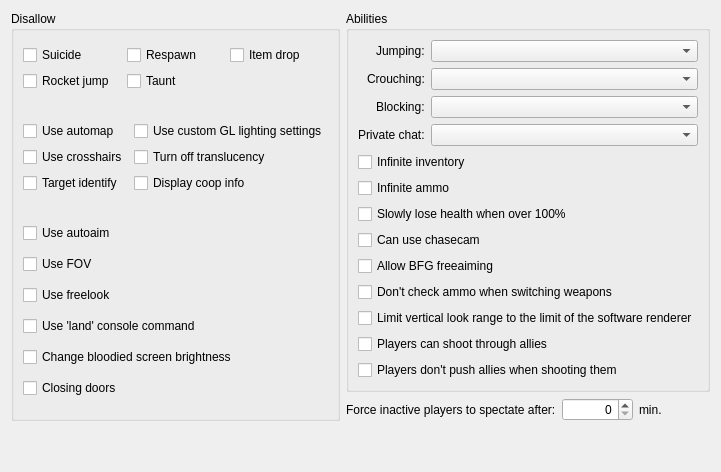
     <widget class="QWidget" name="tabPlayers">
      <attribute name="title">
       <string>Players</string>
      </attribute>
      <layout class="QVBoxLayout" name="verticalLayout_25">
       <item>
        <layout class="QHBoxLayout" name="horizontalLayout_2">
         <item>
          <widget class="QGroupBox" name="groupBox_3">
           <property name="title">
            <string>Disallow</string>
           </property>
           <layout class="QVBoxLayout" name="verticalLayout_5">
            <item>
             <layout class="QGridLayout" name="gridLayout_4">
              <item row="0" column="0">
               <widget class="QCheckBox" name="cbNoSuicide">
                <property name="text">
                 <string>Suicide</string>
                </property>
               </widget>
              </item>
              <item row="0" column="1">
               <widget class="QCheckBox" name="cbNoRespawn">
                <property name="text">
                 <string>Respawn</string>
                </property>
               </widget>
              </item>
              <item row="1" column="0">
               <widget class="QCheckBox" name="cbNoRocketJump">
                <property name="toolTip">
                 <string>&lt;html&gt;&lt;head/&gt;&lt;body&gt;&lt;p align=&quot;justify&quot;&gt;P_RadiusAttack doesn't give players any z-momentum if the attack was made by a player. This essentially disables rocket jumping.&lt;/p&gt;&lt;/body&gt;&lt;/html&gt;</string>
                </property>
                <property name="text">
                 <string>Rocket jump</string>
                </property>
               </widget>
              </item>
              <item row="1" column="1">
               <widget class="QCheckBox" name="cbNoTaunt">
                <property name="text">
                 <string>Taunt</string>
                </property>
               </widget>
              </item>
              <item row="0" column="2">
               <widget class="QCheckBox" name="cbNoItemDrop">
                <property name="text">
                 <string>Item drop</string>
                </property>
               </widget>
              </item>
             </layout>
            </item>
            <item>
             <widget class="QWidget" name="widget_5" native="true">
              <property name="minimumSize">
               <size>
                <width>0</width>
                <height>8</height>
               </size>
              </property>
              <property name="maximumSize">
               <size>
                <width>16777215</width>
                <height>8</height>
               </size>
              </property>
             </widget>
            </item>
            <item>
             <layout class="QGridLayout" name="gridLayout_5">
              <item row="0" column="0">
               <widget class="QCheckBox" name="cbNoUseAutomap">
                <property name="text">
                 <string>Use automap</string>
                </property>
               </widget>
              </item>
              <item row="1" column="1">
               <widget class="QCheckBox" name="cbNoTurnOffTranslucency">
                <property name="text">
                 <string>Turn off translucency</string>
                </property>
               </widget>
              </item>
              <item row="1" column="0">
               <widget class="QCheckBox" name="cbNoUseCrosshairs">
                <property name="text">
                 <string>Use crosshairs</string>
                </property>
               </widget>
              </item>
              <item row="0" column="1">
               <widget class="QCheckBox" name="cbNoUseCustomGLLightingSettings">
                <property name="text">
                 <string>Use custom GL lighting settings</string>
                </property>
               </widget>
              </item>
              <item row="2" column="0">
               <widget class="QCheckBox" name="cbNoTargetIdentify">
                <property name="toolTip">
                 <string>Enforces clients not to identify players, i.e. behave as if cl_identifytarget == 0.</string>
                </property>
                <property name="text">
                 <string>Target identify</string>
                </property>
               </widget>
              </item>
              <item row="2" column="1">
               <widget class="QCheckBox" name="cbNoDisplayCoopInfo">
                <property name="toolTip">
                 <string>Enforces clients not to draw coop info, i.e. behave as if cl_drawcoopinfo == 0.</string>
                </property>
                <property name="text">
                 <string>Display coop info</string>
                </property>
               </widget>
              </item>
             </layout>
            </item>
            <item>
             <widget class="QWidget" name="widget_6" native="true">
              <property name="minimumSize">
               <size>
                <width>0</width>
                <height>8</height>
               </size>
              </property>
              <property name="maximumSize">
               <size>
                <width>16777215</width>
                <height>8</height>
               </size>
              </property>
             </widget>
            </item>
            <item>
             <widget class="QCheckBox" name="cbNoUseAutoaim">
              <property name="text">
               <string>Use autoaim</string>
              </property>
             </widget>
            </item>
            <item>
             <widget class="QCheckBox" name="cbNoUseFOV">
              <property name="toolTip">
               <string>Only let the arbitrator set FOV (for all players)</string>
              </property>
              <property name="text">
               <string>Use FOV</string>
              </property>
             </widget>
            </item>
            <item>
             <widget class="QCheckBox" name="cbNoUseFreelook">
              <property name="text">
               <string>Use freelook</string>
              </property>
             </widget>
            </item>
            <item>
             <widget class="QCheckBox" name="cbNoUseLandConsoleCommand">
              <property name="toolTip">
               <string>&lt;html&gt;&lt;head/&gt;&lt;body&gt;&lt;p&gt;Players are not allowed to use the land CCMD. Because of Zandronum's default amount of air control, flying players can get a huge speed boast with the land CCMD. Disallowing players to land, allows to keep the default air control most people are used to while not giving flying players too much of an advantage.&lt;/p&gt;&lt;/body&gt;&lt;/html&gt;</string>
              </property>
              <property name="text">
               <string>Use 'land' console command</string>
              </property>
             </widget>
            </item>
            <item>
             <widget class="QCheckBox" name="cbNoMaxBloodScalar">
              <property name="toolTip">
               <string>&lt;html&gt;&lt;head/&gt;&lt;body&gt;&lt;p&gt;Don't allow players to change how strongly will their screen flash when they get hit.&lt;/p&gt;&lt;/body&gt;&lt;/html&gt;</string>
              </property>
              <property name="text">
               <string>Change bloodied screen brightness</string>
              </property>
             </widget>
            </item>
            <item>
             <widget class="QCheckBox" name="cbNoClosingDoors">
              <property name="toolTip">
               <string>&lt;html&gt;&lt;head/&gt;&lt;body&gt;&lt;p&gt;If set, stops doors from being manually closed. This prevents players intentionally (or unintentionally) griefing by closing doors that other players (or the same player) have opened.&lt;/p&gt;&lt;/body&gt;&lt;/html&gt;</string>
              </property>
              <property name="text">
               <string>Closing doors</string>
              </property>
             </widget>
            </item>
           </layout>
          </widget>
         </item>
         <item>
          <layout class="QVBoxLayout" name="verticalLayout_4">
           <item>
            <widget class="QGroupBox" name="groupBox_4">
             <property name="title">
              <string>Abilities</string>
             </property>
             <layout class="QVBoxLayout" name="verticalLayout_7">
              <item>
               <layout class="QFormLayout" name="formLayout_2">
                <property name="labelAlignment">
                 <set>Qt::AlignRight|Qt::AlignTrailing|Qt::AlignVCenter</set>
                </property>
                <item row="0" column="0">
                 <widget class="QLabel" name="label_7">
                  <property name="text">
                   <string>Jumping:</string>
                  </property>
                 </widget>
                </item>
                <item row="0" column="1">
                 <widget class="QComboBox" name="cboJumping"/>
                </item>
                <item row="1" column="0">
                 <widget class="QLabel" name="label_8">
                  <property name="text">
                   <string>Crouching:</string>
                  </property>
                 </widget>
                </item>
                <item row="1" column="1">
                 <widget class="QComboBox" name="cboCrouching"/>
                </item>
                <item row="2" column="1">
                 <widget class="QComboBox" name="cboPlayerBlock"/>
                </item>
                <item row="2" column="0">
                 <widget class="QLabel" name="label_16">
                  <property name="text">
                   <string>Blocking:</string>
                  </property>
                 </widget>
                </item>
                <item row="3" column="0">
                 <widget class="QLabel" name="label_17">
                  <property name="text">
                   <string>Private chat:</string>
                  </property>
                 </widget>
                </item>
                <item row="3" column="1">
                 <widget class="QComboBox" name="cboPrivateChat"/>
                </item>
               </layout>
              </item>
              <item>
               <widget class="QCheckBox" name="cbInfiniteInventory">
                <property name="text">
                 <string>Infinite inventory</string>
                </property>
               </widget>
              </item>
              <item>
               <widget class="QCheckBox" name="cbInfiniteAmmo">
                <property name="text">
                 <string>Infinite ammo</string>
                </property>
               </widget>
              </item>
              <item>
               <widget class="QCheckBox" name="cbSlowlyLoseHealthWhenOver100">
                <property name="toolTip">
                 <string>Like Quake 3</string>
                </property>
                <property name="text">
                 <string>Slowly lose health when over 100%</string>
                </property>
               </widget>
              </item>
              <item>
               <widget class="QCheckBox" name="cbCanUseChasecam">
                <property name="text">
                 <string>Can use chasecam</string>
                </property>
               </widget>
              </item>
              <item>
               <widget class="QCheckBox" name="cbAllowBFGFreeaiming">
                <property name="text">
                 <string>Allow BFG freeaiming</string>
                </property>
               </widget>
              </item>
              <item>
               <widget class="QCheckBox" name="cbDontCheckAmmoWhenSwitchingWeapons">
                <property name="text">
                 <string>Don't check ammo when switching weapons</string>
                </property>
               </widget>
              </item>
              <item>
               <widget class="QCheckBox" name="cbLimitVerticalLook">
                <property name="toolTip">
                 <string>&lt;html&gt;&lt;head/&gt;&lt;body&gt;&lt;p&gt;Forces the player's pitch to be limited to what's allowed in the software renderer.&lt;/p&gt;&lt;/body&gt;&lt;/html&gt;</string>
                </property>
                <property name="text">
                 <string>Limit vertical look range to the limit of the software renderer</string>
                </property>
               </widget>
              </item>
              <item>
               <widget class="QCheckBox" name="cbShootThroughAllies">
                <property name="toolTip">
                 <string>&lt;html&gt;&lt;head/&gt;&lt;body&gt;&lt;p&gt;Allows players to fire hitscans and projectiles through teammates.&lt;/p&gt;&lt;/body&gt;&lt;/html&gt;</string>
                </property>
                <property name="text">
                 <string>Players can shoot through allies</string>
                </property>
               </widget>
              </item>
              <item>
               <widget class="QCheckBox" name="cbDontPushAllies">
                <property name="toolTip">
                 <string>&lt;html&gt;&lt;head/&gt;&lt;body&gt;&lt;p&gt;Players aren't pushed by attacks caused by their teammates (e.g. BFG tracers).&lt;/p&gt;&lt;/body&gt;&lt;/html&gt;</string>
                </property>
                <property name="text">
                 <string>Players don't push allies when shooting them</string>
                </property>
               </widget>
              </item>
             </layout>
            </widget>
           </item>
           <item>
            <layout class="QGridLayout" name="gridLayout_3">
             <item row="0" column="0">
              <widget class="QLabel" name="label_12">
               <property name="text">
                <string>Force inactive players to spectate after:</string>
               </property>
              </widget>
             </item>
             <item row="0" column="1">
              <widget class="QSpinBox" name="spinForceInactivePlayersSpectatingMins">
               <property name="minimumSize">
                <size>
                 <width>60</width>
                 <height>0</height>
                </size>
               </property>
               <property name="alignment">
                <set>Qt::AlignRight|Qt::AlignTrailing|Qt::AlignVCenter</set>
               </property>
               <property name="maximum">
                <number>9999</number>
               </property>
              </widget>
             </item>
             <item row="0" column="2">
              <widget class="QLabel" name="label_13">
               <property name="text">
                <string>min.</string>
               </property>
              </widget>
             </item>
            </layout>
           </item>
          </layout>
         </item>
        </layout>
       </item>
       <item>
        <spacer name="verticalSpacer_2">
         <property name="orientation">
          <enum>Qt::Vertical</enum>
         </property>
         <property name="sizeHint" stdset="0">
          <size>
           <width>20</width>
           <height>40</height>
          </size>
         </property>
        </spacer>
       </item>
      </layout>
     </widget>
